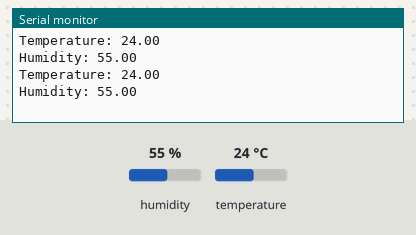
Bench run of a sketch on a simulated Arduino Uno, built with avr-gcc and run on an emulated ATmega328P. On the bench: the last lines printed to the serial monitor. The inputs (shaded band) are chosen by the test bench; at power-on: humidity 55 %, temperature 24 °C.

Above: at 2.8 s.
2.9 s: humidity set to 22 %
At 4.7 s:
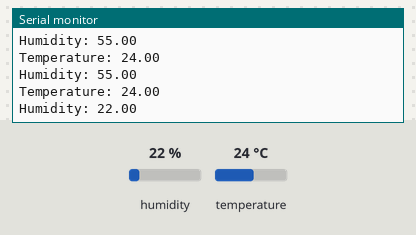
5.6 s: temperature set to 12 °C
At 6.6 s:
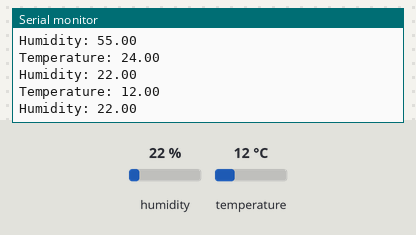
8.3 s: humidity set to 40 %
At 11.4 s:
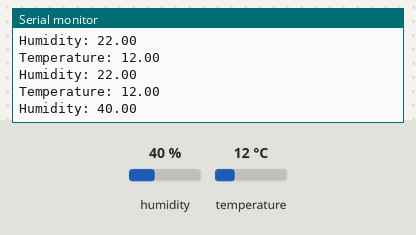
Timing chart, 0 to 12.9 s (numbered marks = the images above; inputs shaded):
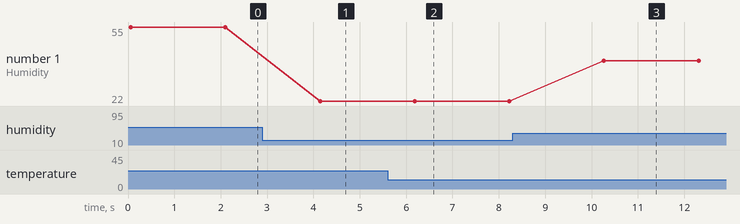

Measured:
- after the input at 2.9 s, the serial monitor: prints a new line after 1.2 s (image 1)
- after the input at 5.6 s, the serial monitor: prints a new line after 0.56 s (image 2)
- after the input at 8.3 s, the serial monitor: prints a new line after 2.0 s (image 3)
- plotted number 1: 55 → 22 after the input at 2.9 s, 22 → 40 after the input at 8.3 s

The sketch:

temp_humidity_code.ino
```cpp
/* Example code for AM2320 I2C temperature and humidity sensor with Arduino. More info: www.makerguides.com */

//  Include the required libraries:
#include <Adafruit_Sensor.h>
#include <Adafruit_AM2320.h>

// Create a new instance of the Adafruit_AM2320 class:
Adafruit_AM2320 AM2320 = Adafruit_AM2320();

void setup() {
  // Begin serial communication at a baud rate of 9600:
  Serial.begin(9600);

  // Setup the sensor;
  AM2320.begin();
}

void loop() {
  // Read the temperature and the humidity:
  float tempC = AM2320.readTemperature();
  float humidity = AM2320.readHumidity();

  // Print the temperature and humidity in the Serial Monitor:
  Serial.print("Temperature: ");
  Serial.println(tempC);
  Serial.print("Humidity: ");
  Serial.println(humidity);

  // Wait 2 seconds between readings:
  delay(2000);
}
```
